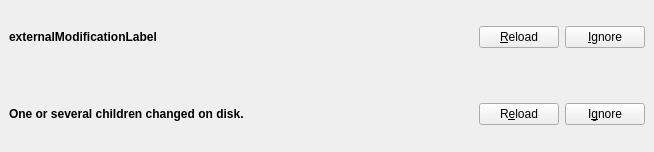
<?xml version="1.0" encoding="UTF-8"?>
<ui version="4.0">
 <class>WorkAreaUi</class>
 <widget class="QWidget" name="WorkAreaUi">
  <property name="geometry">
   <rect>
    <x>0</x>
    <y>0</y>
    <width>654</width>
    <height>152</height>
   </rect>
  </property>
  <layout class="QVBoxLayout" name="verticalLayout" stretch="0,0">
   <property name="spacing">
    <number>2</number>
   </property>
   <property name="leftMargin">
    <number>0</number>
   </property>
   <property name="topMargin">
    <number>0</number>
   </property>
   <property name="rightMargin">
    <number>0</number>
   </property>
   <property name="bottomMargin">
    <number>0</number>
   </property>
   <item>
    <widget class="QFrame" name="notificationFrame">
     <property name="contextMenuPolicy">
      <enum>Qt::NoContextMenu</enum>
     </property>
     <property name="autoFillBackground">
      <bool>true</bool>
     </property>
     <property name="frameShape">
      <enum>QFrame::NoFrame</enum>
     </property>
     <property name="frameShadow">
      <enum>QFrame::Plain</enum>
     </property>
     <property name="lineWidth">
      <number>0</number>
     </property>
     <property name="midLineWidth">
      <number>0</number>
     </property>
     <layout class="QHBoxLayout" name="horizontalLayout_2" stretch="1,0,0,0">
      <property name="topMargin">
       <number>10</number>
      </property>
      <property name="bottomMargin">
       <number>10</number>
      </property>
      <item>
       <widget class="QLabel" name="externalModificationLabel">
        <property name="text">
         <string notr="true">&lt;b&gt;externalModificationLabel&lt;/b&gt;</string>
        </property>
        <property name="wordWrap">
         <bool>true</bool>
        </property>
       </widget>
      </item>
      <item>
       <spacer name="horizontalSpacer">
        <property name="orientation">
         <enum>Qt::Horizontal</enum>
        </property>
        <property name="sizeHint" stdset="0">
         <size>
          <width>40</width>
          <height>20</height>
         </size>
        </property>
       </spacer>
      </item>
      <item>
       <widget class="QPushButton" name="reloadPB">
        <property name="text">
         <string>&amp;Reload</string>
        </property>
       </widget>
      </item>
      <item>
       <widget class="QPushButton" name="ignorePB">
        <property name="text">
         <string>&amp;Ignore</string>
        </property>
       </widget>
      </item>
     </layout>
    </widget>
   </item>
   <item>
    <widget class="QFrame" name="childrenNotificationFrame">
     <property name="contextMenuPolicy">
      <enum>Qt::NoContextMenu</enum>
     </property>
     <property name="autoFillBackground">
      <bool>true</bool>
     </property>
     <property name="frameShape">
      <enum>QFrame::NoFrame</enum>
     </property>
     <property name="frameShadow">
      <enum>QFrame::Plain</enum>
     </property>
     <property name="lineWidth">
      <number>0</number>
     </property>
     <property name="midLineWidth">
      <number>0</number>
     </property>
     <layout class="QHBoxLayout" name="horizontalLayout_3" stretch="1,0,0,0">
      <property name="topMargin">
       <number>10</number>
      </property>
      <property name="bottomMargin">
       <number>10</number>
      </property>
      <item>
       <widget class="QLabel" name="childrenExternalModificationLabel">
        <property name="text">
         <string>&lt;b&gt;One or several children changed on disk.&lt;/b&gt;</string>
        </property>
        <property name="wordWrap">
         <bool>true</bool>
        </property>
       </widget>
      </item>
      <item>
       <spacer name="horizontalSpacer_2">
        <property name="orientation">
         <enum>Qt::Horizontal</enum>
        </property>
        <property name="sizeHint" stdset="0">
         <size>
          <width>40</width>
          <height>20</height>
         </size>
        </property>
       </spacer>
      </item>
      <item>
       <widget class="QPushButton" name="childrenReloadPB">
        <property name="text">
         <string>R&amp;eload</string>
        </property>
       </widget>
      </item>
      <item>
       <widget class="QPushButton" name="childrenIgnorePB">
        <property name="text">
         <string>I&amp;gnore</string>
        </property>
       </widget>
      </item>
     </layout>
    </widget>
   </item>
  </layout>
 </widget>
 <includes>
  <include location="local">qt_i18n.h</include>
 </includes>
 <resources/>
 <connections/>
</ui>
